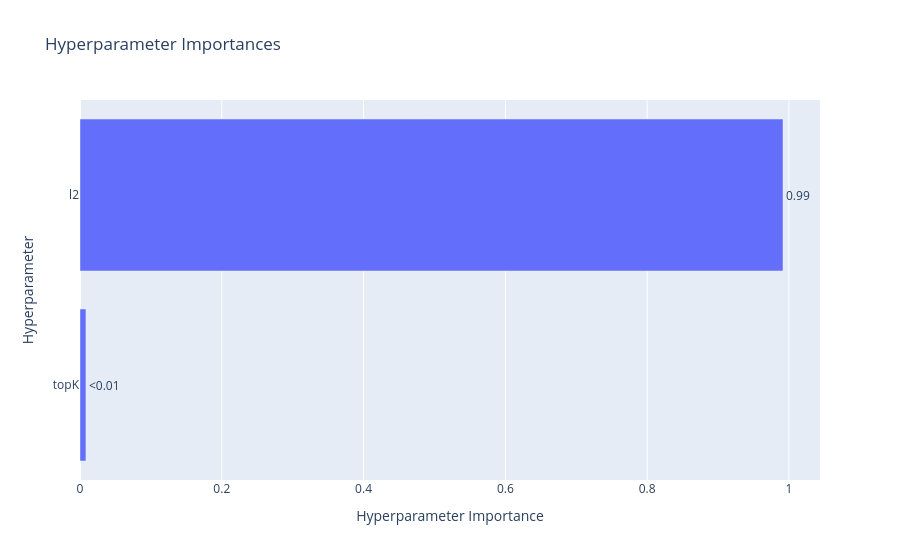

Notebook cell for this chart:
### Code cell
optuna.visualization.plot_param_importances(optuna_study)

### Figure 1 — Plotly figure (JSON) as saved in the notebook; plotly's stock layout.template omitted (floating-point values rounded to 4 significant figures)
{"data": [{"cliponaxis": false, "hovertemplate": ["topK (IntDistribution): 0.008359431890822725<extra></extra>", "l2 (FloatDistribution): 0.9916405681091772<extra></extra>"], "name": "Objective Value", "orientation": "h", "text": ["<0.01", "0.99"], "textposition": "outside", "type": "bar", "x": [0.008359, 0.9916], "y": ["topK", "l2"]}], "layout": {"title": {"text": "Hyperparameter Importances"}, "xaxis": {"title": {"text": "Hyperparameter Importance"}}, "yaxis": {"title": {"text": "Hyperparameter"}}}}
